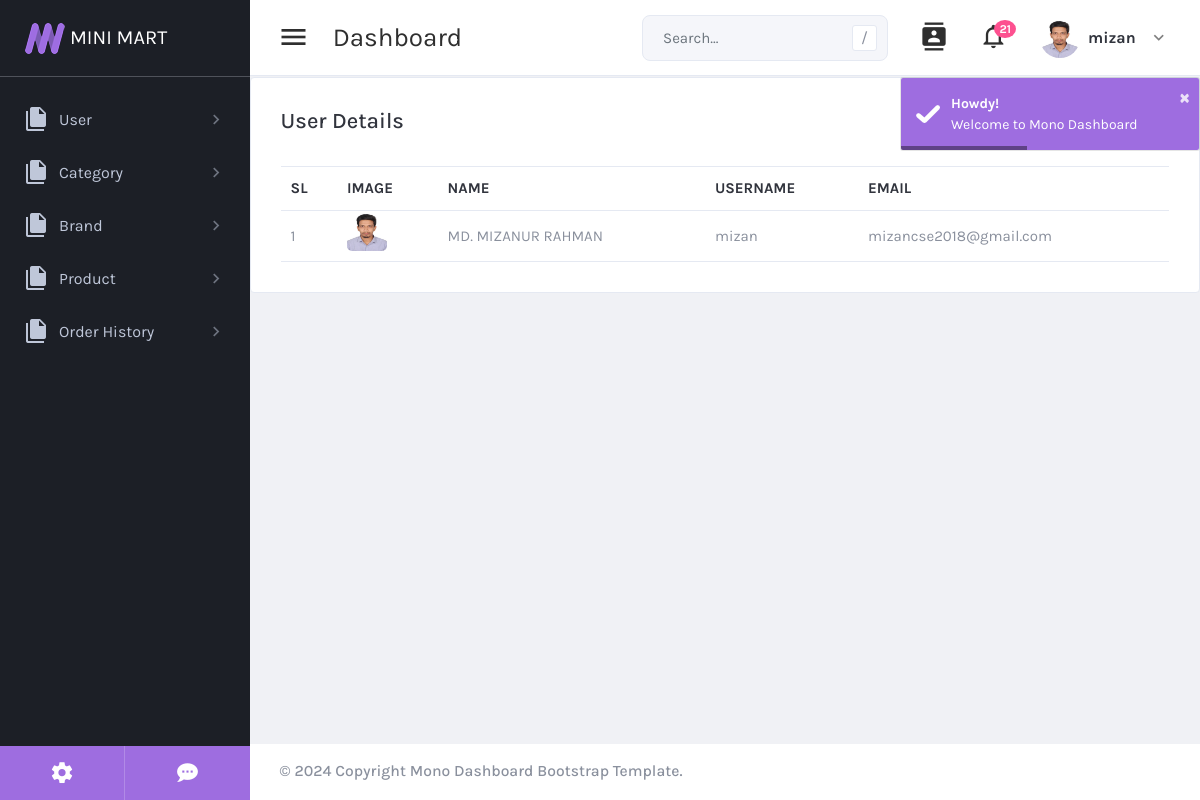
The page /adminPanel/userDetails.php?id=1 (signed in) on the database its author committed.
### tables this page shows
CREATE TABLE `user` (
  `id` int(11) UNSIGNED NOT NULL,
  `name` varchar(300) DEFAULT NULL,
  `username` varchar(300) DEFAULT NULL,
  `image` varchar(300) DEFAULT '',
  `email` varchar(300) DEFAULT NULL,
  `password` varchar(300) DEFAULT NULL,
  `code` int(11) DEFAULT 0,
  `first_name` varchar(150) DEFAULT NULL,
  `last_name` varchar(150) DEFAULT NULL,
  `cell` varchar(22) DEFAULT NULL,
  `address_one` text DEFAULT NULL,
  `address_two` text DEFAULT NULL,
  `country_id` int(11) DEFAULT NULL,
  `city_id` int(11) DEFAULT NULL,
  `state_id` int(11) DEFAULT NULL,
  `zip_code` varchar(20) DEFAULT NULL,
  `user_type` varchar(50) DEFAULT 'customer',
  `status` varchar(30) DEFAULT 'pending',
  `created_at` timestamp NOT NULL DEFAULT current_timestamp(),
  `updated_at` timestamp NOT NULL DEFAULT current_timestamp() ON UPDATE current_timestamp()
);

### adminPanel/userDetails.php (the view, shortened to what this page needs)
<?php
  if(isset($_SESSION['username'])){
    require_once('include/header.php');
    require_once('include/aside.php');
    require_once('include/topbar.php');
    require_once("../db/config.php");
    if(isset($_GET['id'])){
        $id = $_GET['id'];
    }
    $query = "SELECT * FROM user where id=$id";
    $sql = $conn->query($query);
?>
<div class="row">
    <div class="col-xl-12">
        <div class="card card-default">
            <div class="card-header">
                <h2>User Details</h2>
            </div>
            <div class="card-body">
                <table id="productsTable" class="table table-hover table-product" style="width:100%">
                    <thead>
                        <tr>
                            <th>Sl</th>
                            <th>Image</th>
                            <th>Name</th>
                            <th>Username</th>
                            <th>Email</th>
                        </tr>
                    </thead>
                    <tbody>
                    <?php
                    $serial = 1;
                    if($sql->num_rows){
                        $rows = $sql->fetch_assoc()
                        ?>
                        <tr>
                            <td><?php echo $serial++; ?></td>
                            <td class="py-0">
                                <img src="<?php echo $rows['image']; ?>" alt="User Image">
                            </td>
                            <td><?php echo $rows['name']; ?></td>
                            <td><?php echo $rows['username']; ?></td>
                            <td><?php echo $rows['email']; ?></td>
                        </tr>
                        <?php
                    }else{
                        echo "not found";
                    }
                    ?>
                    </tbody>
                </table>
            </div>
        </div>
    </div>
</div>
<?php
    require_once('include/footer.php');
  }else{
    $message = 'Sorry please login first';
    header("Location: signin.php?message=".urlencode($message));
}
?>

### rows shown on the page
user: image (picture), name "MD. MIZANUR RAHMAN", username "mizan", email "mizancse2018@gmail.com"

### other values the page prints
$_SESSION['username'] "mizan"
$serial++ "1"
